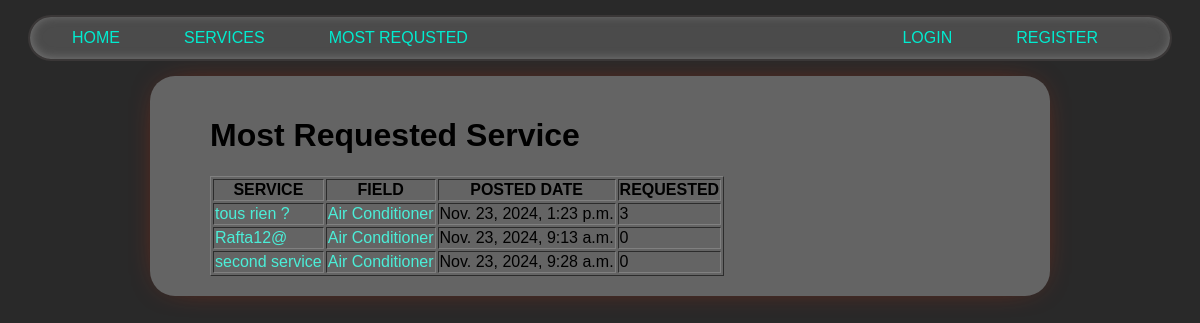
/services/most-requested/, run on an earlier commit of the app's database.
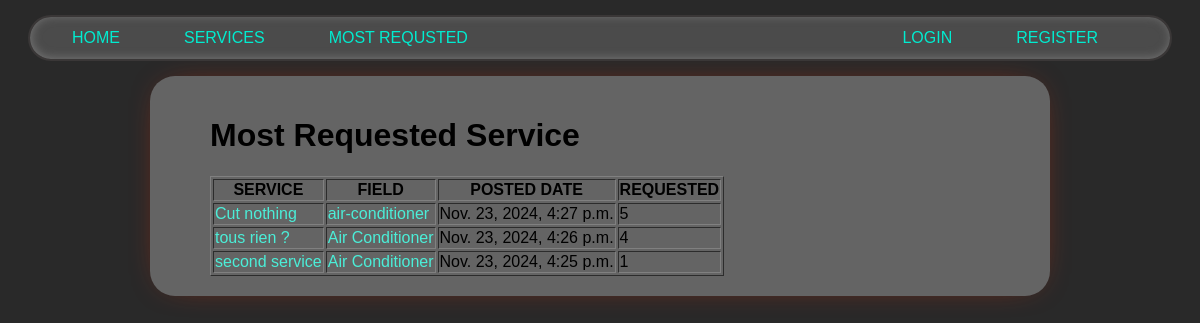
And on a later commit of the database.
### services/models.py (models this page shows, shortened)
class Service(models.Model):
    company = models.ForeignKey(Company, on_delete=models.CASCADE)
    name = models.CharField(max_length=40)
    description = models.TextField()
    price_hour = models.DecimalField(decimal_places=2, max_digits=100)
    rating = models.IntegerField(validators=[MinValueValidator(
        0), MaxValueValidator(5)], default=0)
    choices = FIELD_CHOICE
    field = models.CharField(max_length=30, blank=False,
                             null=False, choices=choices)
    date = models.DateTimeField(auto_now=True, null=False)
    nb_request=models.IntegerField(default=1, null=False)

### services/views.py (the view)
# urls.py: path('most-requested/',most_requested, name='most_requested'),
def most_requested(request):
    services = Service.objects.order_by('-nb_request')[:3]
    return render(request,'services/most_requested.html',{'services':services})

### services/templates/services/most_requested.html (shortened to what this page needs)
{% extends 'main/base.html' %}
{% block content %}
    <h1>Most Requested Service</h1>
<table border="1"><thead>
    <tr>
      <th>SERVICE</th>
      <th>FIELD</th>
      <th>POSTED DATE</th>
      <th>REQUESTED</th>
    </tr></thead>
  <tbody>
    {%for service in services%}
    <tr>
      <td ><a href="/services/{{service.id}}">{{service.name}}</a></td>
      <td><a href="/services/{{service.field}}">{{service.field}}</a></td>
      <td>{{service.date}}</td>
      <td>{{service.nb_request}}</td>
    </tr>
    {% endfor %}
  </tbody>
  </table>
{% endblock %}

What changed in the data, as far as the page shows it:
no longer on this page (row unchanged): Service: name "Rafta12@", field "Air Conditioner", date "Nov. 23, 2024, 9:13 a.m.", nb_request "0"
now on this page (row edited): Service: name "Cut nothing", field "air-conditioner", date "Nov. 23, 2024, 4:27 p.m.", nb_request "5"
changed Service "tous rien ?": date "Nov. 23, 2024, 1:23 p.m." → "Nov. 23, 2024, 4:26 p.m."; nb_request "3" → "4"
changed Service "second service": date "Nov. 23, 2024, 9:28 a.m." → "Nov. 23, 2024, 4:25 p.m."; nb_request "0" → "1"
